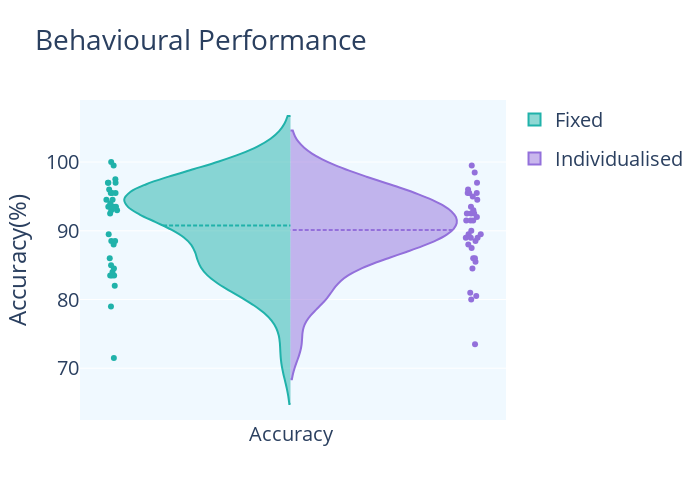
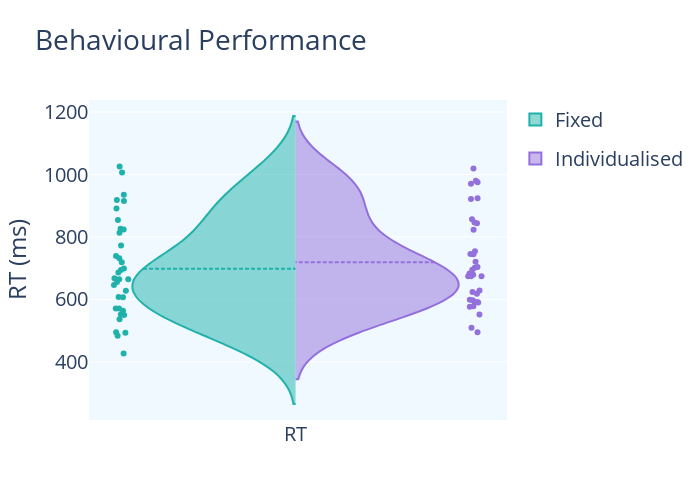

Write notebook code for charts like these, in order.
### Code cell
show_legend = [True,True,False,False]

for ii in range(2):
    fig = go.Figure()
    i = ii # For accuracy::if ii = 0 ; RT:: ii = 1 for accuracy
    fig.add_trace(go.Violin(x=df_plot['ROI'][(df_plot['cond'] == 'Fixed') &
                                    (df_plot['ROI'] == pd.unique(df_plot['ROI'])[i])],
                        y=df_plot['data'][(df_plot['cond'] == 'Fixed')&
                                            (df_plot['ROI'] == pd.unique(df_plot['ROI'])[i])],
                        legendgroup='Fixed', scalegroup='Fixed', name='Fixed',
                        side='negative',
                        pointpos=-1.07, # where to position points
                        line_color='lightseagreen',
                        showlegend=show_legend[i],
                        xaxis = "x2"))
            

    fig.add_trace(go.Violin(x=df_plot['ROI'][(df_plot['cond'] == 'Individualised') &
                                    (df_plot['ROI'] == pd.unique(df_plot['ROI'])[i])],
                        y=df_plot['data'][(df_plot['cond'] == 'Individualised')&
                                            (df_plot['ROI'] == pd.unique(df_plot['ROI'])[i])],
                        legendgroup='Individualised', scalegroup='Individualised', name='Individualised',
                        side='positive',
                        pointpos=1.1, # where to position points
                        line_color='mediumpurple',
                        showlegend=show_legend[i],
                        xaxis="x2"
                        ))
                        


    # update characteristics shared by all traces
    fig.update_traces(meanline_visible=True,
                    points='all', # show all points
                    jitter=0.05,  # add some jitter on points for better visibility
                    scalemode='count') #scale violin plot area with total count
    if ii == 1:
        fig.update_layout(
            title_text="Behavioural Performance",
            # xaxis_title = "ROI",
            yaxis_title = 'RT (ms)', #"Rt (ms)" if i =0 ## change for Accuracy and RT
            violingap=0.3, violingroupgap=0, violinmode='overlay',
            autosize = False,
            width = 700, 
            height = 500,
            font_size = 20,
            plot_bgcolor = '#f0f9ff')
    else:
        fig.update_layout(
            title_text="Behavioural Performance",
            # xaxis_title = "ROI",
            yaxis_title = 'Accuracy(%)',
            violingap=0.3, violingroupgap=0, violinmode='overlay',
            autosize = False,
            width = 700, 
            height = 500,
            font_size = 20,
            plot_bgcolor = '#f0f9ff')
    # fig.write_image("/RT.jpg", scale = 12)
    fig.show()

### Figure 1 — Plotly figure (JSON) as saved in the notebook; plotly's stock layout.template omitted (floating-point values rounded to 4 significant figures)
{"data": [{"jitter": 0.05, "legendgroup": "Fixed", "line": {"color": "lightseagreen"}, "meanline": {"visible": true}, "name": "Fixed", "pointpos": -1.07, "points": "all", "scalegroup": "Fixed", "scalemode": "count", "showlegend": true, "side": "negative", "type": "violin", "x": ["Accuracy", "Accuracy", "Accuracy", "Accuracy", "Accuracy", "Accuracy", "Accuracy", "Accuracy", "Accuracy", "Accuracy", "Accuracy", "Accuracy", "Accuracy", "Accuracy", "Accuracy", "Accuracy", "Accuracy", "Accuracy", "Accuracy", "Accuracy", "Accuracy", "Accuracy", "Accuracy", "Accuracy", "Accuracy", "Accuracy", "Accuracy", "Accuracy", "Accuracy", "Accuracy", "Accuracy", "Accuracy", "Accuracy", "Accuracy", "Accuracy"], "xaxis": "x2", "y": [88, 85, 100, 97, 71.5, 93.5, 99.5, 89.5, 84, 93.5, 88.5, 95.5, 94.5, 83.5, 97, 83.5, 93.5, 88.5, 83.5, 93, 96, 86, 94.5, 93, 95.5, 92.5, 93.5, 94, 82, 93.5, 84.5, 97.5, 79, 95.5, 97]}, {"jitter": 0.05, "legendgroup": "Individualised", "line": {"color": "mediumpurple"}, "meanline": {"visible": true}, "name": "Individualised", "pointpos": 1.1, "points": "all", "scalegroup": "Individualised", "scalemode": "count", "showlegend": true, "side": "positive", "type": "violin", "x": ["Accuracy", "Accuracy", "Accuracy", "Accuracy", "Accuracy", "Accuracy", "Accuracy", "Accuracy", "Accuracy", "Accuracy", "Accuracy", "Accuracy", "Accuracy", "Accuracy", "Accuracy", "Accuracy", "Accuracy", "Accuracy", "Accuracy", "Accuracy", "Accuracy", "Accuracy", "Accuracy", "Accuracy", "Accuracy", "Accuracy", "Accuracy", "Accuracy", "Accuracy", "Accuracy", "Accuracy", "Accuracy", "Accuracy", "Accuracy", "Accuracy"], "xaxis": "x2", "y": [88, 93, 95.5, 98.5, 99.5, 96, 80, 84.5, 85.5, 89, 81, 97, 86, 92.5, 91.5, 94.5, 92.5, 87.5, 95, 91.5, 89.5, 88.5, 73.5, 92.5, 89, 80.5, 86, 89, 92, 90, 91.5, 89.5, 93.5, 95.5, 95.5]}], "layout": {"autosize": false, "font": {"size": 20}, "height": 500, "plot_bgcolor": "#f0f9ff", "title": {"text": "Behavioural Performance"}, "violingap": 0.3, "violingroupgap": 0, "violinmode": "overlay", "width": 700, "yaxis": {"title": {"text": "Accuracy(%)"}}}}

### Figure 2 — Plotly figure (JSON) as saved in the notebook; plotly's stock layout.template omitted (floating-point values rounded to 4 significant figures)
{"data": [{"jitter": 0.05, "legendgroup": "Fixed", "line": {"color": "lightseagreen"}, "meanline": {"visible": true}, "name": "Fixed", "pointpos": -1.07, "points": "all", "scalegroup": "Fixed", "scalemode": "count", "showlegend": true, "side": "negative", "type": "violin", "x": ["RT", "RT", "RT", "RT", "RT", "RT", "RT", "RT", "RT", "RT", "RT", "RT", "RT", "RT", "RT", "RT", "RT", "RT", "RT", "RT", "RT", "RT", "RT", "RT", "RT", "RT", "RT", "RT", "RT", "RT", "RT", "RT", "RT", "RT", "RT"], "xaxis": "x2", "y": [918.0, 667.6, 664.9, 664.9, 731.6, 549.7, 915.4, 607.2, 891.3, 570.8, 607.4, 1006.0, 813.8, 826.5, 655.9, 646.4, 698.7, 694.2, 570.5, 1026.0, 551.3, 685.8, 494.4, 493.5, 738.8, 627.8, 823.8, 935.6, 772.8, 426.7, 563.5, 854.2, 536.4, 483.8, 719.1]}, {"jitter": 0.05, "legendgroup": "Individualised", "line": {"color": "mediumpurple"}, "meanline": {"visible": true}, "name": "Individualised", "pointpos": 1.1, "points": "all", "scalegroup": "Individualised", "scalemode": "count", "showlegend": true, "side": "positive", "type": "violin", "x": ["RT", "RT", "RT", "RT", "RT", "RT", "RT", "RT", "RT", "RT", "RT", "RT", "RT", "RT", "RT", "RT", "RT", "RT", "RT", "RT", "RT", "RT", "RT", "RT", "RT", "RT", "RT", "RT", "RT", "RT", "RT", "RT", "RT", "RT", "RT"], "xaxis": "x2", "y": [924.3, 591.1, 623.4, 618.0, 674.3, 508.9, 720.8, 703.5, 856.6, 694.9, 494.5, 822.8, 970.7, 744.6, 1019.0, 674.0, 754.4, 701.0, 980.4, 578.0, 590.1, 597.6, 975.5, 745.1, 843.7, 674.4, 683.3, 679.0, 846.7, 598.9, 576.1, 628.2, 551.3, 591.9, 921.6]}], "layout": {"autosize": false, "font": {"size": 20}, "height": 500, "plot_bgcolor": "#f0f9ff", "title": {"text": "Behavioural Performance"}, "violingap": 0.3, "violingroupgap": 0, "violinmode": "overlay", "width": 700, "yaxis": {"title": {"text": "RT (ms)"}}}}
